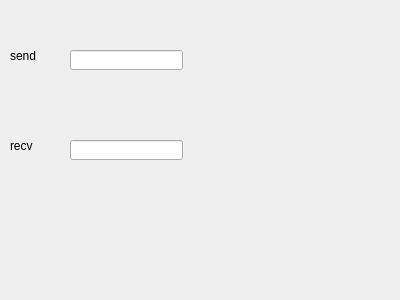
<?xml version="1.0" encoding="UTF-8"?>
<ui version="4.0">
 <class>Widget</class>
 <widget class="QWidget" name="Widget">
  <property name="geometry">
   <rect>
    <x>0</x>
    <y>0</y>
    <width>400</width>
    <height>300</height>
   </rect>
  </property>
  <property name="windowTitle">
   <string>Widget</string>
  </property>
  <widget class="QLineEdit" name="lineEditSend">
   <property name="geometry">
    <rect>
     <x>70</x>
     <y>50</y>
     <width>113</width>
     <height>20</height>
    </rect>
   </property>
  </widget>
  <widget class="QLineEdit" name="lineEditRecv">
   <property name="geometry">
    <rect>
     <x>70</x>
     <y>140</y>
     <width>113</width>
     <height>20</height>
    </rect>
   </property>
  </widget>
  <widget class="QLabel" name="label">
   <property name="geometry">
    <rect>
     <x>10</x>
     <y>50</y>
     <width>54</width>
     <height>12</height>
    </rect>
   </property>
   <property name="text">
    <string>send</string>
   </property>
  </widget>
  <widget class="QLabel" name="label_2">
   <property name="geometry">
    <rect>
     <x>10</x>
     <y>140</y>
     <width>54</width>
     <height>12</height>
    </rect>
   </property>
   <property name="text">
    <string>recv</string>
   </property>
  </widget>
 </widget>
 <layoutdefault spacing="6" margin="11"/>
 <resources/>
 <connections/>
</ui>
